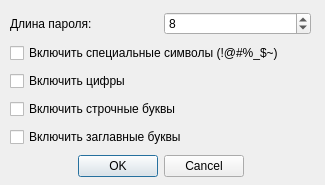
<?xml version="1.0" encoding="UTF-8"?>
<ui version="4.0">
 <class>Dialog</class>
 <widget class="QDialog" name="Dialog">
  <property name="geometry">
   <rect>
    <x>0</x>
    <y>0</y>
    <width>325</width>
    <height>185</height>
   </rect>
  </property>
  <property name="minimumSize">
   <size>
    <width>325</width>
    <height>185</height>
   </size>
  </property>
  <property name="maximumSize">
   <size>
    <width>325</width>
    <height>185</height>
   </size>
  </property>
  <property name="windowTitle">
   <string>Password Generator</string>
  </property>
  <widget class="QWidget" name="verticalLayoutWidget">
   <property name="geometry">
    <rect>
     <x>10</x>
     <y>10</y>
     <width>301</width>
     <height>171</height>
    </rect>
   </property>
   <layout class="QVBoxLayout" name="verticalLayout">
    <item>
     <layout class="QHBoxLayout" name="horizontalLayout_2">
      <item>
       <widget class="QLabel" name="gen_sym_num_label">
        <property name="text">
         <string>Длина пароля:</string>
        </property>
       </widget>
      </item>
      <item>
       <widget class="QSpinBox" name="password_length">
        <property name="buttonSymbols">
         <enum>QAbstractSpinBox::UpDownArrows</enum>
        </property>
        <property name="minimum">
         <number>4</number>
        </property>
        <property name="maximum">
         <number>128</number>
        </property>
        <property name="value">
         <number>8</number>
        </property>
       </widget>
      </item>
     </layout>
    </item>
    <item>
     <widget class="QCheckBox" name="include_special">
      <property name="text">
       <string>Включить специальные символы (!@#%_$~)</string>
      </property>
     </widget>
    </item>
    <item>
     <widget class="QCheckBox" name="include_digits">
      <property name="text">
       <string>Включить цифры</string>
      </property>
     </widget>
    </item>
    <item>
     <widget class="QCheckBox" name="include_lowercase">
      <property name="text">
       <string>Включить строчные буквы</string>
      </property>
     </widget>
    </item>
    <item>
     <widget class="QCheckBox" name="include_uppercase">
      <property name="text">
       <string>Включить заглавные буквы</string>
      </property>
     </widget>
    </item>
    <item>
     <widget class="QDialogButtonBox" name="dialog_buttons">
      <property name="orientation">
       <enum>Qt::Horizontal</enum>
      </property>
      <property name="standardButtons">
       <set>QDialogButtonBox::Cancel|QDialogButtonBox::Ok</set>
      </property>
      <property name="centerButtons">
       <bool>true</bool>
      </property>
     </widget>
    </item>
   </layout>
  </widget>
 </widget>
 <resources/>
 <connections/>
</ui>
